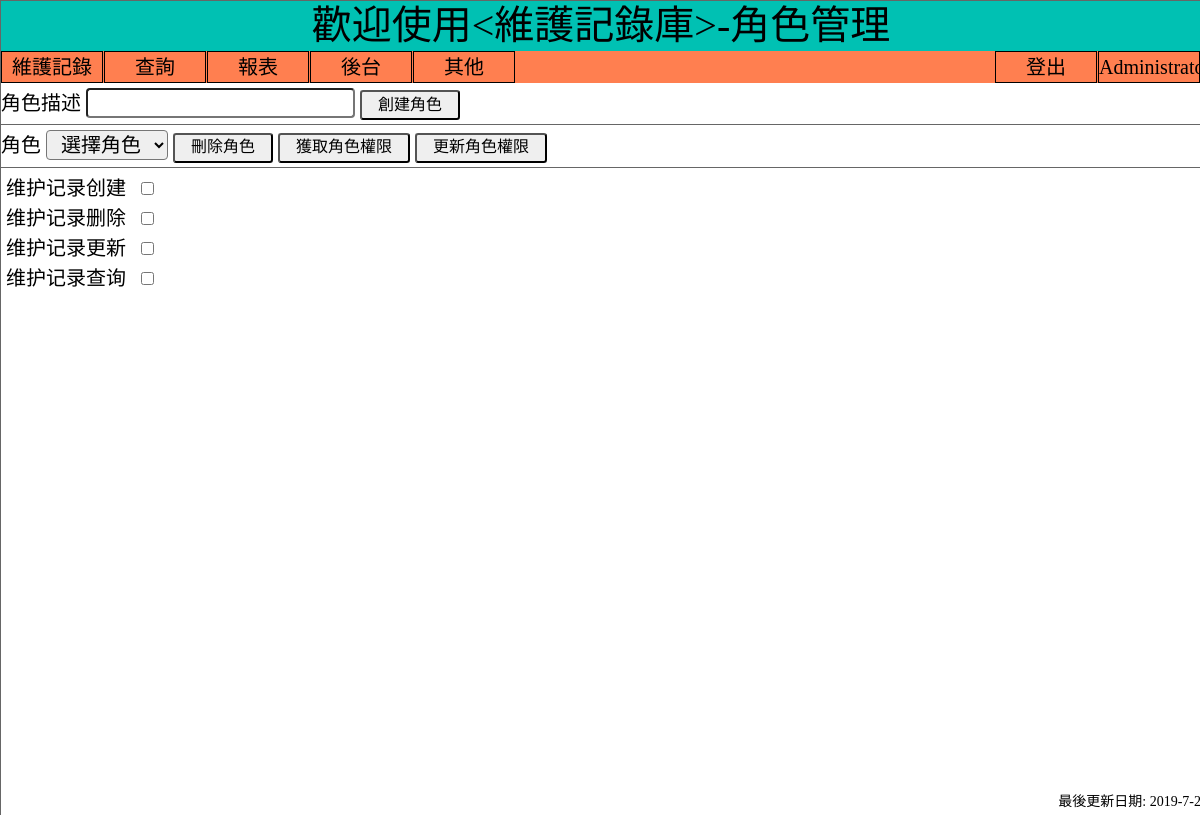
Screenshot of /Index.php?act=Roles (signed in) with the database file from the repository.
### tables this page shows
CREATE TABLE `fun` (
  `code` varchar(11) NOT NULL default '',
  `name` varchar(255) default NULL,
  PRIMARY KEY  (`code`)
);

### Libs/Config.php (called while the page is built, shortened)
<?php
require_once "MysqlConn.php";
$db_host = "127.0.0.1";
$db_uid  = "maintainhistory";
$db_pwd  = "#*c123456";
$db_name = "MaintainHistory";
$conn = new MysqlConn($db_host, $db_uid, $db_pwd, $db_name);

### Libs/MysqlConn.php (called while the page is built, shortened)
<?php
class MysqlConn
{
    public $conn;
    function __construct($host, $uid, $pwd, $db)
    {
        $this->conn = new mysqli($host, $uid, $pwd, $db);
        if($this->conn)
        {
            $this->conn->query("set names utf8");
        } else {
            die("数据库连接错误" + $this->conn->error);
        }
    }
    function getAllRow($sql)
    {
        $res = $this->conn->query($sql);
        if($res)
        {
            $tmpArr = array();
            while ($row = $res->fetch_assoc())
            {
                array_push($tmpArr,$row);
            }
            return $tmpArr;
        } else {
            return false;
        }
    }
}

### Form/Roles.php (the view, shortened to what this page needs)
<?php
$rid = __get('role');
$funList  = $conn->getAllRow('select code,name from fun order by Name');
@$rfids = $conn->getLine("select fid from rfid where rid='{$rid}'");
if(!is_array($rfids)) $rfids = array();
$checkBoxStr = "";
foreach ($funList as $fun)
{
    if(in_array($fun['code'],$rfids)) {
        $checkBoxStr .= "<div><label for='{$fun['code']}'>{$fun['name']}</label><input type='checkbox' name='{$fun['code']}' id='{$fun['code']}' value='{$fun['code']}' checked='checked'/></div>";
    } else {
        $checkBoxStr .= "<div><label for='{$fun['code']}'>{$fun['name']}</label><input type='checkbox' name='{$fun['code']}' id='{$fun['code']}' value='{$fun['code']}'/></div>";
    }
}
 ?>
 <form action="?act=roles" method="post" enctype="multipart/form-data" name="formRole">
   <div class="divSearch">
      <label for="iptRoleDesc">角色描述</label>
      <input type="text" name="iptRoleDesc" id="iptRoleDesc" />
        <input type="submit" name="btnRoleCreate" id="btnRoleCreate" value="創建角色" />
   </div>
   <div class="divSearch">
     <label for="role">角色</label>
   <select name="role" id="role">
       <option>選擇角色</option>
   </select>
   <input type="submit" name="btnRoleDel" id="btnRoleDel" value="刪除角色" />
   <input type="submit" name="btnGetRoleInfo" id="btnGetRoleInfo" value="獲取角色權限" />
   <input type="submit" name="btnUpdateRoleInfo" id="btnUpdateRoleInfo" value="更新角色權限" />
   </div>
     <div style="margin-left: 5px; margin-top: 5px;">
         <?php echo $checkBoxStr ?>
     </div>
 </form>

### Css/MainPage.css (style rules this page uses)
body, div, address, blockquote, iframe, ul, ol, dl, dt, dd, li, dl, h1, h2, h3, h4, h5, h6, p, pre, table, caption, th, td, form, legend, fieldset, input, button, select, textarea { margin:0; padding:0; font-weight: normal;font-style: normal;font-size: 100%; font-family: inherit; }
html { height: 100%; }
body { height: 100%; margin: 0; color:#000; background:#FFF; font: 20px/1.5 Arial, Helvetica, sans-serif; }
input[type='checkbox'],input[type=radio] { margin-right: 5px; margin-left: 15px; }
label { cursor: pointer; }
.button,input[type='button'],input[type='submit'] { cursor: pointer; height: 30px; text-align: center; padding: 0.2em 1em 0.25em; font:0.8em/100% FangSong,Arial; border-radius: 0.2em; }
.input,input[type='text'],input[type='password'],select { height: 30px; line-height: 30px; padding: 0.1em 0.5em 0.1em; border-radius: 0.2em; }
.divSearch { margin: 5px 0 5px; border-bottom: 1px solid #666; padding: 0.0em 0 0.2em; }

### rows the page displays
fun: name "维护记录创建"
fun: name "维护记录删除"
fun: name "维护记录更新"
fun: name "维护记录查询"

### other values shown
$title "歡迎使用<維護記錄庫>-角色管理"
